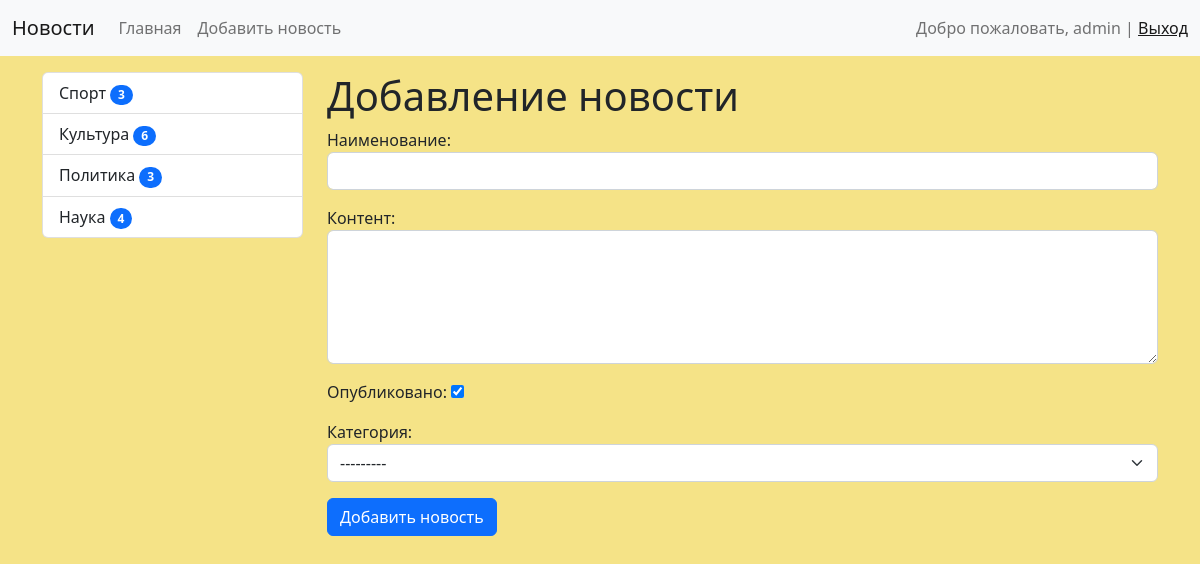
The app's page /news/add-news/ (signed in) with its own data.
### news/models.py (models this page shows)
class Category(models.Model):
    title = models.CharField(max_length=150, db_index=True, verbose_name='Наименование категории')
    def get_absolute_url(self):
        return reverse('category', kwargs={"category_id": self.pk})
    def __str__(self):
        return self.title
    class Meta:
        verbose_name = 'Категория'
        verbose_name_plural = 'Категории'
        ordering = ['title']

### news/views.py (the view)
# urls.py: path('news/add-news/', CreateNews.as_view(), name='add_news'),
class CreateNews(LoginRequiredMixin, CreateView):
    form_class = NewsForm
    template_name = 'news/add_news.html'
    raise_exception = True

### news/forms.py (shortened to what this page needs)
class NewsForm(forms.ModelForm):
    class Meta:
        model = News
        fields = [
            'title',
            'content',
            'is_published',
            'category'
        ]
        widgets = {
            'title': forms.TextInput(attrs={
                'class': 'form-control'
            }),
            'content': forms.Textarea(attrs={
                'class': 'form-control',
                'rows': 5
            }),
            'category': forms.Select(attrs={
                'class': 'form-select'
            }),
        }

### news/templatetags/news_tags.py (called while the page is built)
@register.inclusion_tag('news/list_categories.html')
def show_categories(arg1='Hello', arg2='world'):
    categories = Category.objects.annotate(cnt=Count('news', filter=F('news__is_published'))).filter(cnt__gt=0)
    return {"categories": categories, "arg1": arg1, "arg2": arg2}

### news/templates/news/add_news.html (shortened to what this page needs)
{% extends 'base.html' %}
{% block sidebar %}
  {% include 'inc/_sidebar.html' %}
{% endblock %}
{% block content %}
    <h1>Добавление новости</h1>
    <form action="{% url 'add_news'%}" method="post">
        {{ form.as_p }}
        <button type="submit" class="btn btn-primary">Добавить новость</button>
    </form>
{% endblock %}

### templates/inc/_nav.html (shortened to what this page needs)
<nav class="navbar navbar-expand-lg bg-light">
    <div class="container-fluid">
      <a class="navbar-brand" href="{% url 'home' %}">Новости</a>
      <div class="collapse navbar-collapse" id="navbarSupportedContent">
        <ul class="navbar-nav me-auto mb-2 mb-lg-0">
            <li class="nav-item"> <a class="nav-link" href="{% url 'home' %}">Главная</a> </li>
            {% if request.user.is_authenticated %}
              <li class="nav-item"> <a class="nav-link" href="{% url 'add_news' %}">Добавить новость</a> </li>
            {% endif %}
          </ul>
      </div>
      <span class="navbar-text">
        {% if request.user.is_authenticated %}
          Добро пожаловать, {{ user.username }} | <a href="{% url 'logout' %}">Выход</a>
        {% else %}
          <a href="{% url 'register' %}">Register</a> | <a href="{% url 'login' %}">Login</a>
        {% endif %}
      </span>
    </div>
  </nav>

### news/templates/news/list_categories.html
<div class="list-group">
    {% for item in categories %}
      <a href="{{ item.get_absolute_url }}" class="list-group-item list-group-item-action">{{ item.title }}  <span class="badge bg-primary rounded-pill">{{ item.cnt }}</span></a>
    {% endfor %}
</div>

### mysite/static/css/style.css (style rules this page uses)
body { background-color: rgb(245, 227, 135); }

### records on screen
Category: title "Спорт", cnt "3"
Category: title "Культура", cnt "6"
Category: title "Политика", cnt "3"
Category: title "Наука", cnt "4"

### other values on screen
{{ user.username }} "admin"
